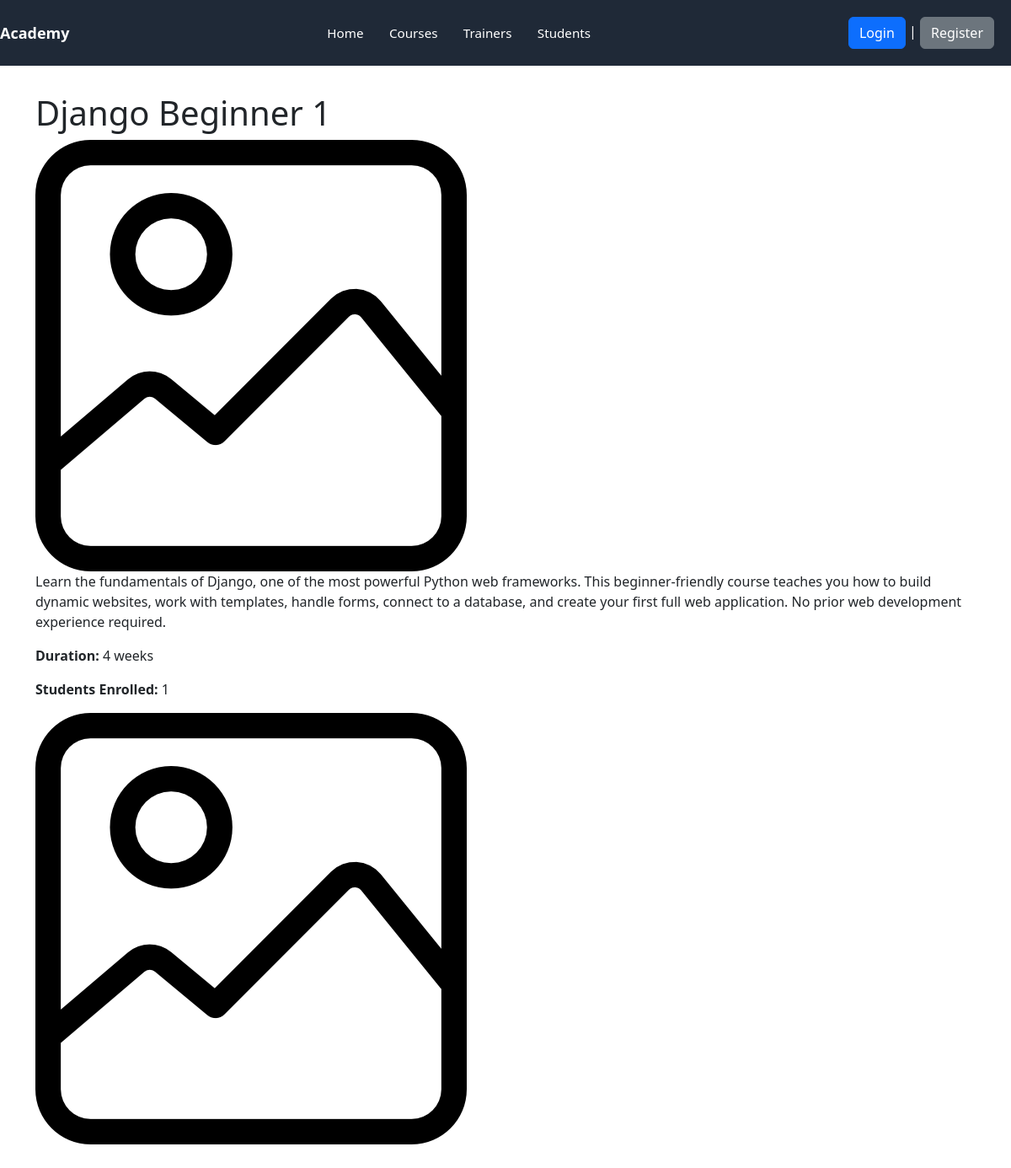
Screenshot of /academy/course/1/ with the database file from the repository.
### academy/models.py (models this page shows, shortened)
class Course(models.Model):
    course_name = models.CharField(max_length=200)
    description = models.TextField()
    duration_weeks = models.IntegerField()
    course_image = models.ImageField(upload_to='course_images/', default='default.png')

### academy/views.py (the view)
# urls.py: path('course/<int:id>/', views.course_detail, name='course_detail'),
def course_detail(request, id):
    course = get_object_or_404(Course, id=id)
    context = {
        'course': course
    }
    return render(request, 'academy/course_detail.html', context)

### templates/academy/course_detail.html (shortened to what this page needs)
{% load static %}
<!DOCTYPE html>
<html lang="en">
  <head>
    <link rel="stylesheet" href="{% static 'css/style.css' %}" />
    <link
      href="https://cdn.jsdelivr.net/npm/bootstrap@5.3.8/dist/css/bootstrap.min.css"
      rel="stylesheet"
    />
  </head>
  <body>
    {% include 'navbar.html' %}
    <main class="container">
        <h1>{{ course.course_name }}</h1>
        <img src="{{course.course_image.url}}" alt="{{ course.course_name }}" class="img-fluid">
        <p>{{ course.description }}</p>
        <p><strong>Duration:</strong> {{ course.duration_weeks }} weeks</p>
        <p><strong>Students Enrolled:</strong> {{ course.enrolled_students.count }}</p>
        {% if course.course_image %}
            <img src="{{ course.course_image.url }}" alt="{{ course.course_name }}" class="img-fluid">
        {% endif %}
    </main>
  </body>
</html>

### training_portal/static/css/style.css (style rules this page uses)
:root { --nav-bg: #1f2937; --nav-text: #ffffff; --nav-accent: #3b82f6; --nav-hover: rgba(255,255,255,0.08); --container-padding: 1.25rem; }
* { box-sizing: border-box; }
body { margin: 0; font-family: -apple-system, BlinkMacSystemFont, "Segoe UI", Roboto, "Helvetica Neue", Arial; color: #111827; background: #f8fafc; }
.container { max-width: 1100px; margin: 2rem auto; padding: 0 1rem; }

### rows the page displays
Course: course_name "Django Beginner 1", course_image (placeholder picture), description "Learn the fundamentals of Django, one of the most powerful Python web frameworks. This beginner-friendly course teaches you how to build dynamic websites, work with templates, handle forms, connect to a database, and create your first full web application. No prior web development experience required.", duration_weeks "4", enrolled_students.count "1"
